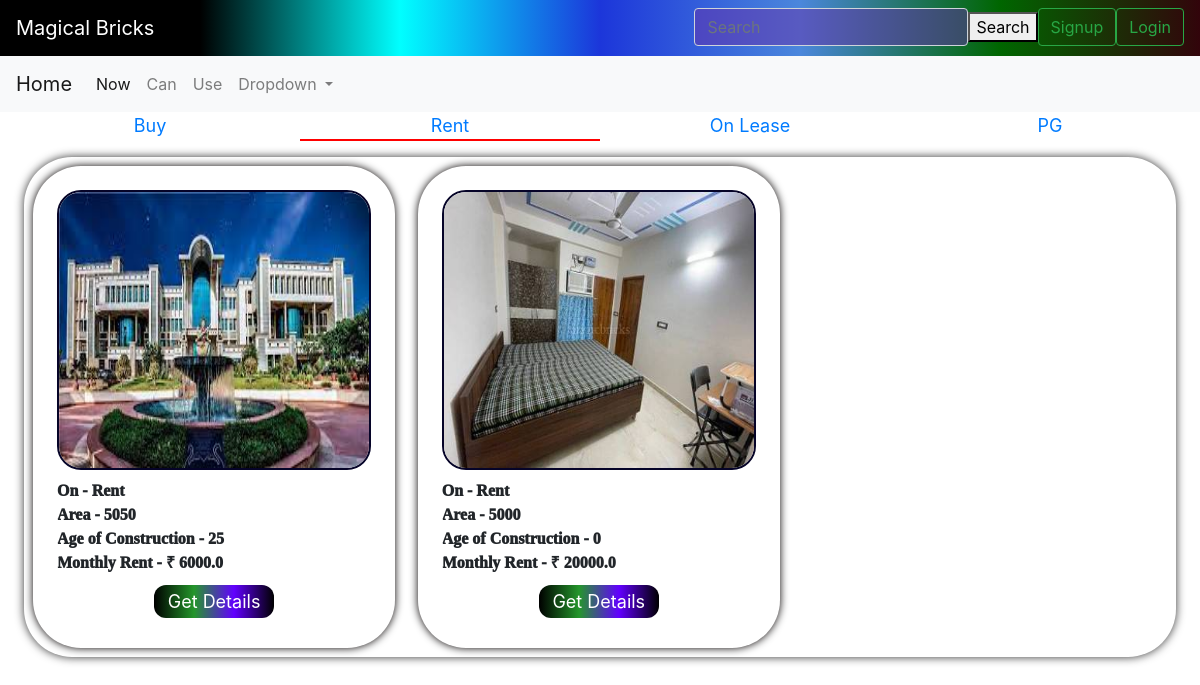
The app's page /properties?category=3, older data.
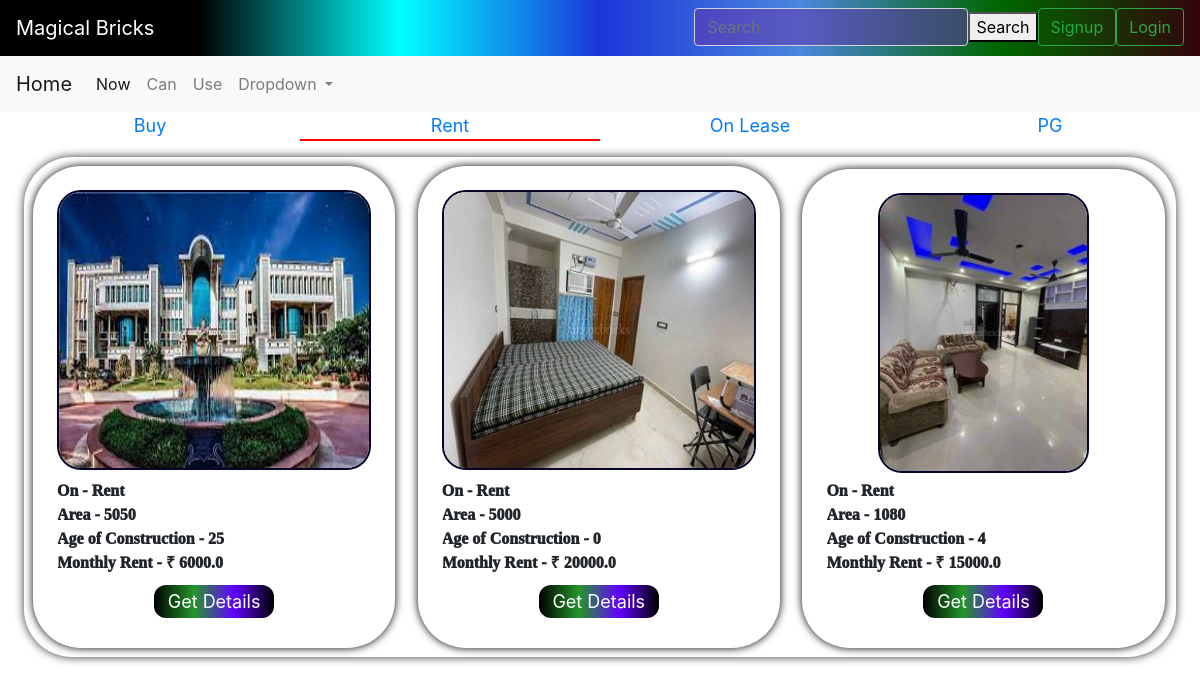
The same page, newer data.
### bricks/models.py (models this page shows, shortened)
class category(models.Model):
    cat=models.CharField(max_length=50)
    def __str__(self) :
        return self.cat

class built(models.Model):
    name=models.CharField(max_length=500,blank=False,null=True,default=None)
    owner_phone=models.IntegerField(null=True, blank=False)
    owner_name=models.CharField(max_length=500,blank=False,null=True,default=None)
    cat=models.ForeignKey("category", null=True , on_delete=models.CASCADE, default=None)
    area=models.IntegerField()
    floors=models.IntegerField()
    status=models.CharField(max_length=50,choices=st)
    faces=models.CharField(choices=direction, max_length=50, blank=False)
    p_type=models.CharField(max_length=10, default="Built")
    furnished_status=models.CharField(max_length=50,choices=state, blank=False, null=True)
    type_of_ownership=models.CharField(max_length=50,choices=too)
    price=models.FloatField(default=0,null=True)
    age=models.IntegerField()
    address=models.CharField(max_length=200, blank= False, default=None, null=True, unique=True)
    images=models.ImageField(upload_to='images/')

### bricks/views.py (the view)
# urls.py: path('properties',views.properties,name='properties'),
def properties(request):
    x=request.GET.get('category')
    obj=get_object_or_404(category, pk=x)
    p=land.objects.filter(cat__cat=obj.cat)
    q=built.objects.filter(cat__cat=obj.cat)
    y=category.objects.all()
    print(p.count())
    return render(request,'bricks/properties.html',{"obj":p,"obj2":q,"y":y,"current_cat":obj.cat})

### bricks/templates/bricks/properties.html (shortened to what this page needs)
<!DOCTYPE html>
<html lang="en">
<head>
  {% load static %}
  <link rel="stylesheet" href="{% static 'bricks/style_properties.css' %}" />
</head>
<body>
  {% include "bricks/navbar.html" %}
  <div class="main">
    {% if y %} {% for x in y %}
    <a href="{% url 'properties' %}?category={{x.id}}" id="cat">
      {% if current_cat %}
      {% if current_cat == x.cat %}
      <div class="heading" style="border-bottom: 0.2vw solid red;">{{x.cat}}</div>
      {% else %}
      <div class="heading">{{x.cat}}</div>
      {% endif %}
      {% else %}
      <div class="heading">{{x.cat}}</div>
      {% endif %}
    </a>
    {% endfor %} {% endif %}
  </div>
  <div class="properties" >
    {% if obj2 %}
    {% for y in obj2 %}
    <div  class="property">
      <div class="imgs"><img  src="{{y.images.url}}" alt=""></div>
      <div class="info_items">On - {{y.cat}}</div>
      <div class="info_items">Area - {{y.area}}</div>
      <div class="info_items">Age of Construction - {{y.age}}</div>
      {% if y.cat.cat == "Rent" or y.cat.cat == "PG" %}
      <div class="info_items">Monthly Rent - &#8377 {{y.price}}</div>
      {% else %}
      <div class="info_items">Price - &#8377 {{y.price}}</div>
      {% endif %}
      <a href="{% url 'property_details' y.id %}?p_type={{y.p_type}}" id="details_button">
        <div id="details_button">
          Get Details
        </div>
      </a>
    </div>
    {% endfor %}
    {% endif %}
  </div>
</body>
</html>

Row changes from the older to the newer data that the page shows:
added built: images (picture), cat "Rent", area "1080", age "4", price "15000.0"
